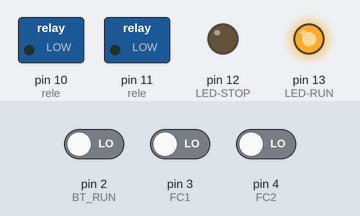
Recording of a sketch running on a simulated Arduino Uno, built with avr-gcc and run on an emulated ATmega328P. On the bench: switched loads named in the sketch (green lamp = pin HIGH), output pins drawn as LEDs (lit = HIGH). Inputs (shaded band) come from the test bench; at power-on: pin 3 (FC1) LOW, pin 2 (BT_RUN) LOW, pin 4 (FC2) LOW.

Above: at 1.2 s.
1.3 s: pin 3 (FC1) driven HIGH
At 1.6 s:
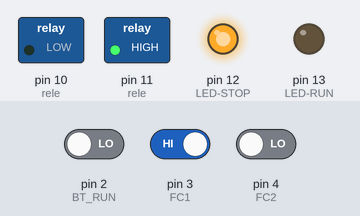
2.8 s: pin 2 (BT_RUN) driven HIGH
At 3.9 s:
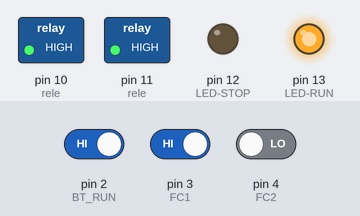
Timing chart, 0 to 5.8 s (numbered marks = the images above; inputs shaded):
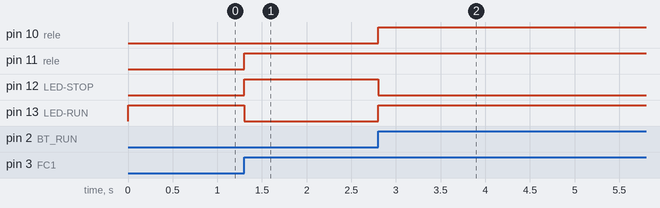

The sketch:

attuatore-lineare-2.ino
```cpp
void setup() {
  Serial.begin(9600);

  pinMode(11, OUTPUT); //rele
  pinMode(10, OUTPUT); //rele
  pinMode(13, OUTPUT); //LED-RUN
  pinMode(12, OUTPUT); //LED-STOP
  pinMode(2, INPUT);  //BT RUN/STOP
  pinMode(3, INPUT);  //FC1
  pinMode(4, INPUT);  //FC2

  stop();
}

int stato = 0;

void loop() {
  switch (stato) {
    case 0:
      home();
      break;
    case 1:
      wait1();
      break;
    case 2:
      apertura();
      break;
    case 3:
      wait2();
      break;
    case 4:
      chiusura();
      break;
  }
}

void home(){
  chiudi();
  if (digitalRead(3)) { //muovo fino a che il FC1 non scatta
    stato = 1;
    stop();
  }
}
void wait1(){
  //attendo lo start dato dal BT
  if (digitalRead(2)) {
    apri();
    stato = 2;
    delay(1000);
  }
}
void apertura(){
  if (digitalRead(4)) { //apro fino a che il FC2 non scatta
    stato = 3;
    stop();
  }
}
void wait2(){
  //attendo lo start dato dal BT
  if (digitalRead(2)) {
    chiudi();
    stato = 4;
    delay(1000);
  }
}
void chiusura(){
  if (digitalRead(3)) { //apro fino a che il FC1 non scatta
    stato = 1;
    stop();
  }
}


void apri() {
  digitalWrite(13, HIGH);//led
  digitalWrite(12, LOW);//led
  digitalWrite(10, HIGH);
  digitalWrite(11, HIGH);
}

void chiudi() {
  digitalWrite(13, HIGH);//led
  digitalWrite(12, LOW);//led
  digitalWrite(10, LOW);
  digitalWrite(11, LOW);
}

void stop() {
  digitalWrite(13, LOW);//led
  digitalWrite(12, HIGH);//led
  digitalWrite(10, LOW);
  digitalWrite(11, HIGH);
}
```

Measured:
- after the input at 1.3 s, pin 11 (rele), pin 12 (LED-STOP): LOW → HIGH at once; pin 13 (LED-RUN): HIGH → LOW at once
- after the input at 2.8 s, pin 10 (rele), pin 13 (LED-RUN): LOW → HIGH at once; pin 12 (LED-STOP): HIGH → LOW at once
